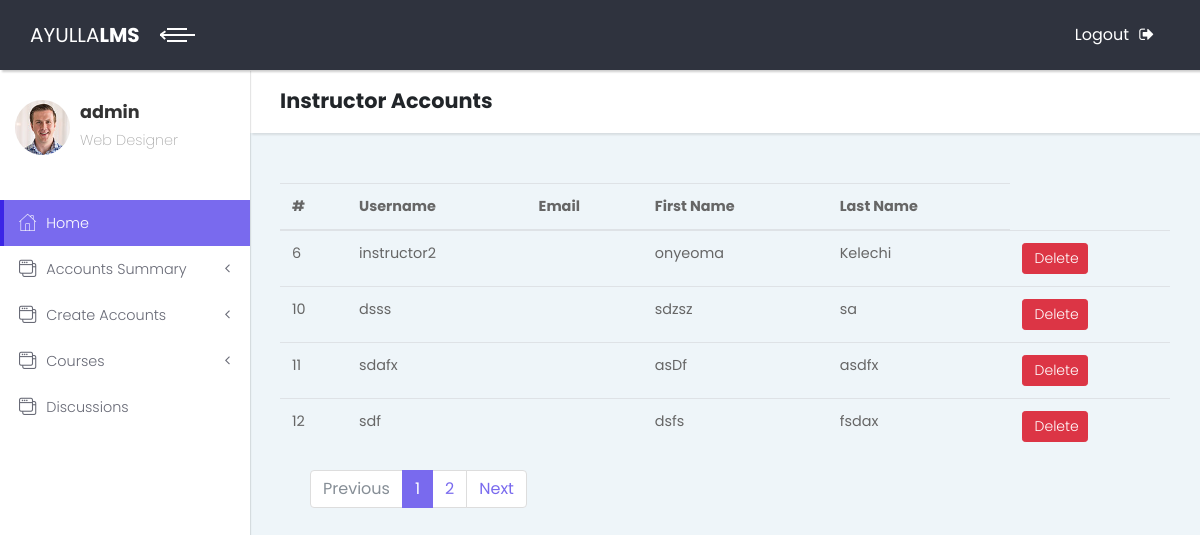
The app's page /adminact/view-instructor-accounts/ (signed in), older data.
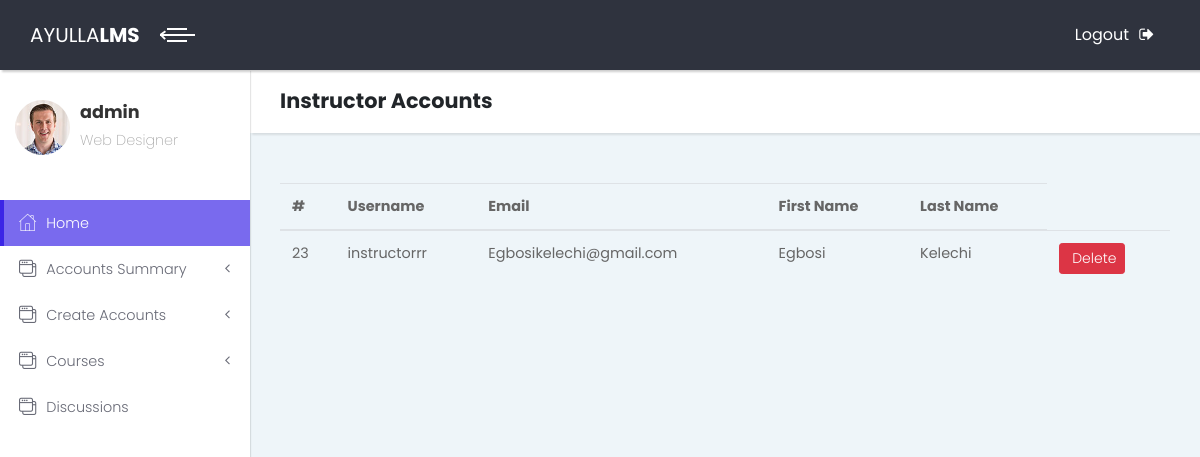
The same page, newer data.
### accounts/models.py (models this page shows)
class User(AbstractUser):
    is_student = models.BooleanField(default=False)
    is_instructor = models.BooleanField(default=False)
    is_teaching_assistant = models.BooleanField(default=False)
    is_observer = models.BooleanField(default=False)

### accounts/view.py (the view)
# urls.py: path('view-instructor-accounts/', InstructorsListView.as_view(), name='instructor_accounts'),
@method_decorator([login_required, admin_required], name='dispatch')
class InstructorsListView(ListView):
    model = User
    ordering = ('username', )
    context_object_name = 'accounts'
    template_name = 'account_list.html'
    paginate_by = 4
    def get_context_data(self, **kwargs):
        context = super().get_context_data(**kwargs)
        context['account_type'] = "Instructor"
        return context
    def get_queryset(self):
        queryset = User.objects.filter(is_instructor=True)
        return queryset

### accounts/templates/account_list.html (shortened to what this page needs)
{% extends 'externals/base.html' %}
{% load static %}
          {% block header %}
            <div class="container-fluid">
              <h2 class="no-margin-bottom justify-content-center"> {{ account_type }} Accounts</h2>
            </div>
          {% endblock header %}
{% block content %}
<section class="dashboard-counts no-padding-bottom">
            <div class="container-fluid">
      <table class="table" id="book-table">
        <thead>
          <tr>
            <th>#</th>
            <th>Username</th>
            <th>Email</th>
            <th>First Name</th>
            <th>Last Name</th>
          </tr>
        </thead>
        <tbody>
            {% include 'account/includes/partial_account_list.html' %}
        </tbody>
      </table>
                <div class="container-fluid">
                   {% include 'account/includes/pagination.html' %}
                </div>
            </div>
</section>
{% endblock %}

### accounts/templates/account/includes/partial_account_list.html (shortened to what this page needs)
  {% for account in accounts %}
        <tr>
          <td>{{ account.id }}</td>
          <td>{{ account.username }}</td>
          <td>{{ account.email }}</td>
          <td>{{ account.first_name }}</td>
          <td>{{ account.last_name }}</td>
            <td>
              <button type="button"
                      class="btn btn-danger btn-sm js-delete-book"
                      data-url="{% url 'account_delete' account.id %}">
                 Delete
              </button>
            </td>
        </tr>
      {% empty %}
        <tr>
          <td colspan="8" class="text-center bg-warning">No Account</td>
        </tr>
      {% endfor %}

Row changes from the older to the newer data that the page shows:
removed User: id "6", username "instructor2", first_name "onyeoma", last_name "Kelechi"
removed User: id "10", username "dsss", first_name "sdzsz", last_name "sa"
removed User: id "11", username "sdafx", first_name "asDf", last_name "asdfx"
removed User: id "12", username "sdf", first_name "dsfs", last_name "fsdax"
added User: id "23", username "instructorrr", email "Egbosikelechi@gmail.com", first_name "Egbosi", last_name "Kelechi"
Text that changed along with them:
text no longer shown: "Previous Next"
list line gone: "1"
list line gone: "2"
